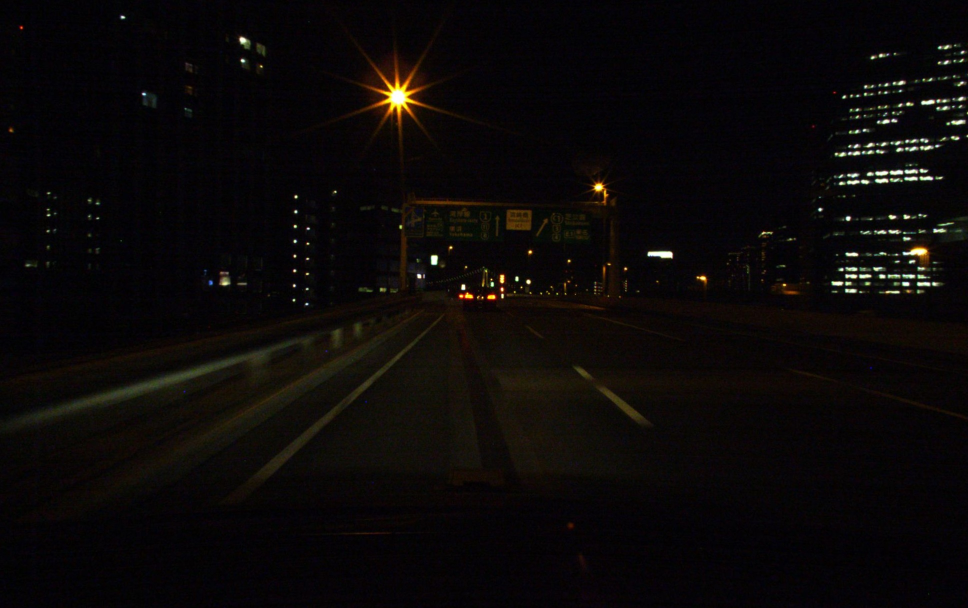
#> input picture samples/SamplesObjDetect/images/train_00000.jpg, 1936 x 1216 px (shown at 1/2 size); its folder holds only this picture in this run
$ python -i image_reader.py   (imports and definitions only)   (older library calls are emulated)
#> lines starting #> are read from the running program, lines starting #| are printed output that depends on the picture
from PIL import Image
import numpy as np
import os
import cv2


class ImageReader():
    is_opencv_flag = True

    def __init__(self, datasets_root_path="", is_opencv = False):
        super(ImageReader, self).__init__()
        self.datasets_root_path = datasets_root_path
        self.is_opencv_flag = is_opencv

    def get_train_path_list(self):
        datasets_root_path = self.datasets_root_path
        train_path_list = []
        for index, folder in enumerate(os.listdir(datasets_root_path)):
            for filename in os.listdir(datasets_root_path + "/" + folder):
                train_path_list.append([folder + "/" + filename, index, folder])
        return train_path_list

    # [19 lines of commented-out code are left out]

    def image_generator(self, full_path, target_h=224, target_w=224, rescale=None, shear_range=None, zoom_range=None,
                        horizontal_flip=False, debug_flag=False):

#> called with target_h = 224, target_w = 224, horizontal_flip = False, debug_flag = False
        if self.is_opencv_flag:
            # Use Opencv
            image_bgr = cv2.imread(full_path, 1)
            height, width = image_bgr.shape[0], image_bgr.shape[1]

            image_rgb = cv2.cvtColor(image_bgr, cv2.COLOR_BGR2RGB)
            image_cv = cv2.resize(image_rgb, (target_h, target_w))
            image_array = image_cv

            if debug_flag:
                print(image_bgr)
                cv2.imshow("image", image_bgr)

        else:
            # Use PIL
            image_pil = Image.open(full_path)
#> image_pil is the input picture: PIL image 1936x1216 RGB; mean R, G, B 11.4, 8.5, 7.9
            height, width = image_pil.height, image_pil.width
#> height = 1216; width = 1936

            image_rgb = image_pil.convert("RGB")
            image_resize = image_rgb.resize((target_h, target_w), Image.LANCZOS)
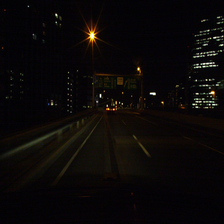
#> image_resize: PIL image 224x224 RGB; mean R, G, B 11.4, 8.5, 7.9
            image_array = np.asarray(image_resize, dtype="uint8")

            if debug_flag:
                image_pil.show()

        resize_rate_h = height / target_h
#> resize_rate_h = 5.43
        resize_rate_w = width / target_w
#> resize_rate_w = 8.64

        if rescale is not None:
            image_array = image_array / rescale

        return image_array, resize_rate_h, resize_rate_w

>>> result = ImageReader().image_generator('../SamplesObjDetect/images/train_00000.jpg')

$ run again, on samples/SamplesObjDetect/images/train_00001.jpg
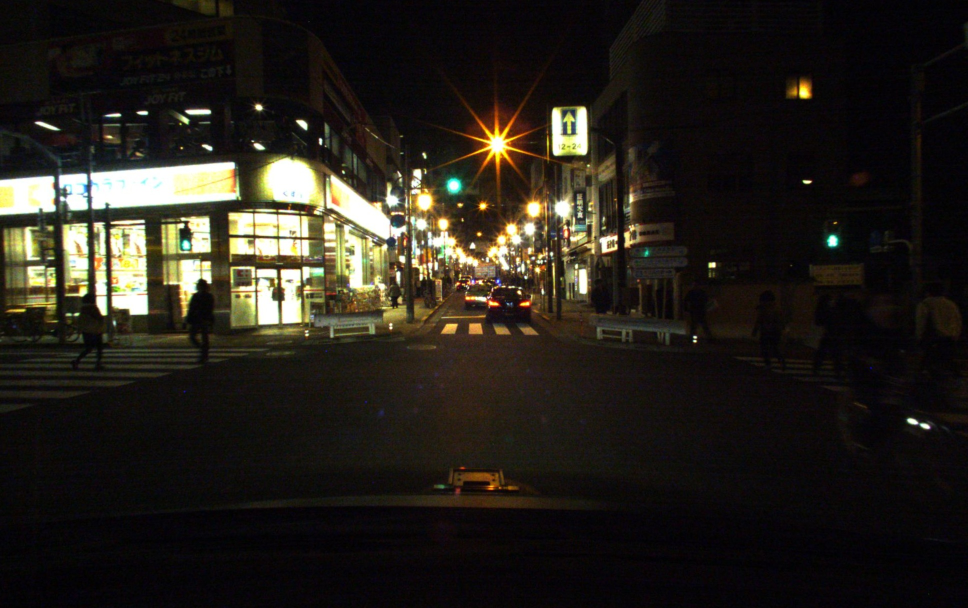
#> input picture samples/SamplesObjDetect/images/train_00001.jpg, 1936 x 1216 px (shown at 1/2 size)
#> in image_generator, image_pil is the input picture: PIL image 1936x1216 RGB; mean R, G, B 37.8, 33.6, 26.9
#> in image_generator, `image_resize = image_rgb.resize((target_h, target_w), Image.LANCZOS)`:
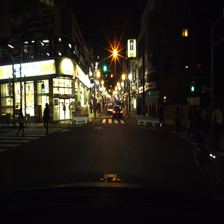
#> image_resize: PIL image 224x224 RGB; mean R, G, B 37.7, 33.5, 26.8

$ run again, on samples/SamplesObjDetect/images/train_00002.jpg
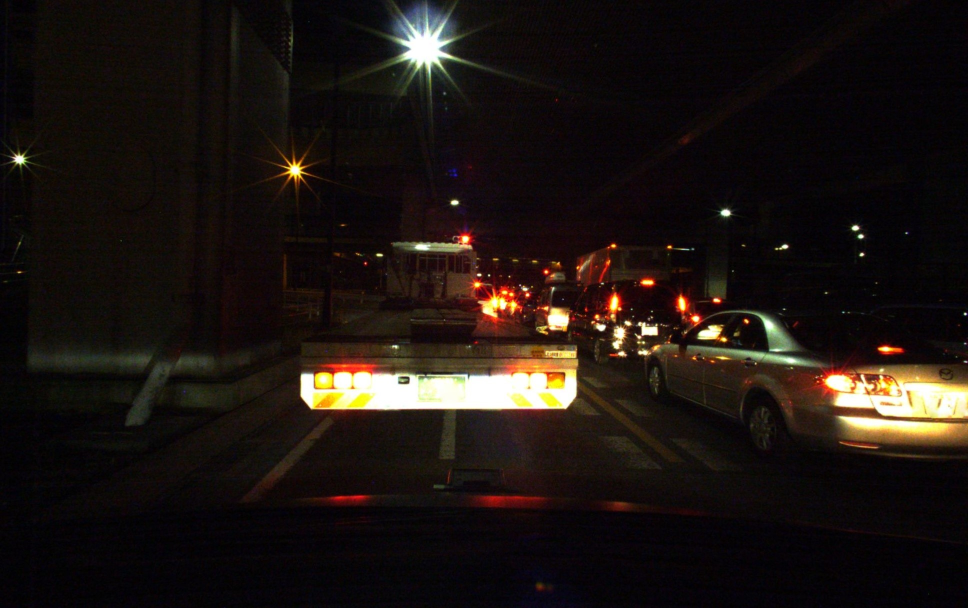
#> input picture samples/SamplesObjDetect/images/train_00002.jpg, 1936 x 1216 px (shown at 1/2 size)
#> in image_generator, image_pil is the input picture: PIL image 1936x1216 RGB; mean R, G, B 28.5, 21, 17.4
#> in image_generator, `image_resize = image_rgb.resize((target_h, target_w), Image.LANCZOS)`:
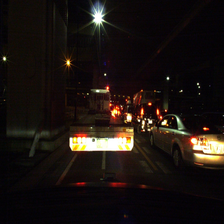
#> image_resize: PIL image 224x224 RGB; mean R, G, B 28.5, 21, 17.4

$ run again, on samples/SamplesObjDetect/images/train_00003.jpg
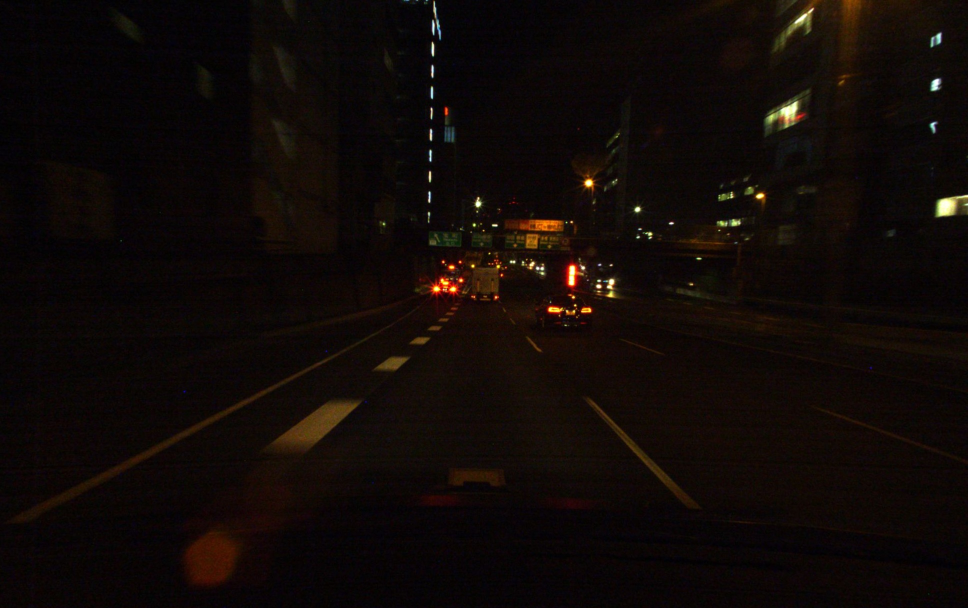
#> input picture samples/SamplesObjDetect/images/train_00003.jpg, 1936 x 1216 px (shown at 1/2 size)
#> in image_generator, image_pil is the input picture: PIL image 1936x1216 RGB; mean R, G, B 16.3, 9.5, 6.8
#> in image_generator, `image_resize = image_rgb.resize((target_h, target_w), Image.LANCZOS)`:
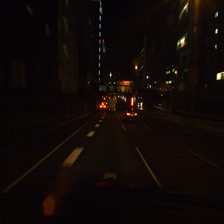
#> image_resize: PIL image 224x224 RGB; mean R, G, B 16.3, 9.5, 6.8
